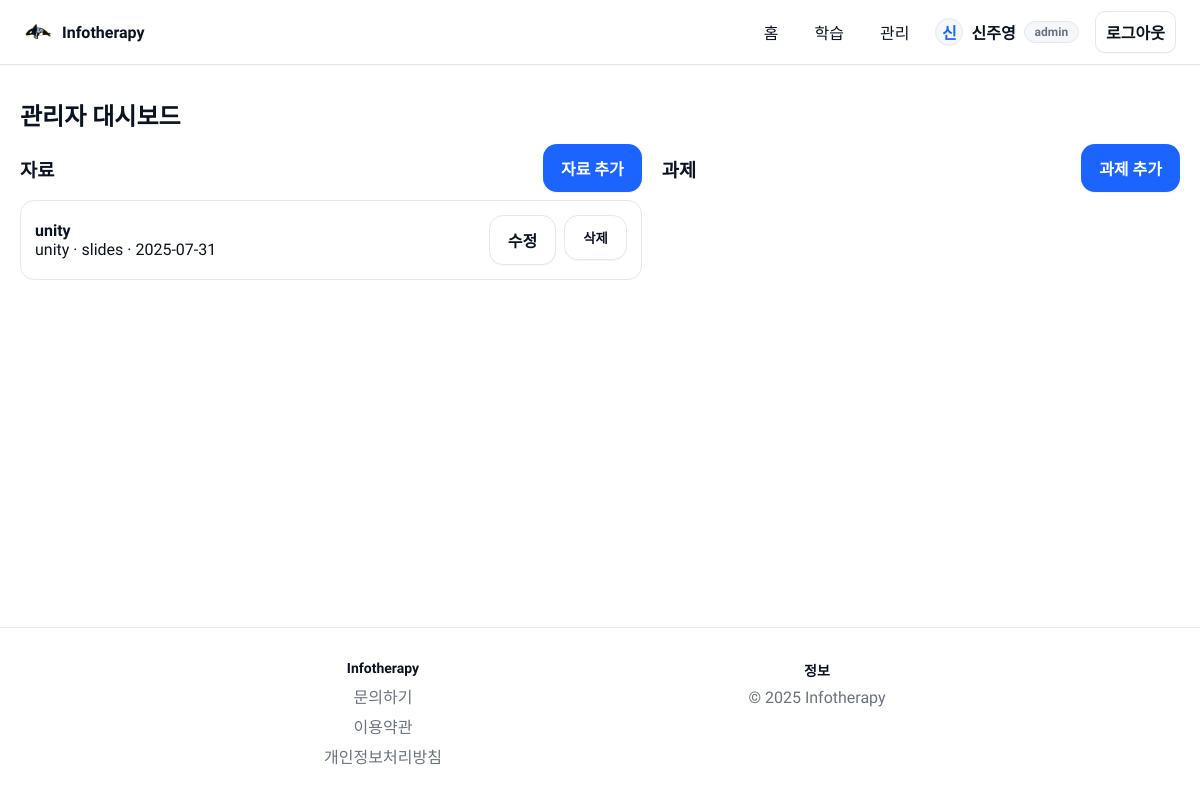
Page /admin (signed in) on the earlier database version.
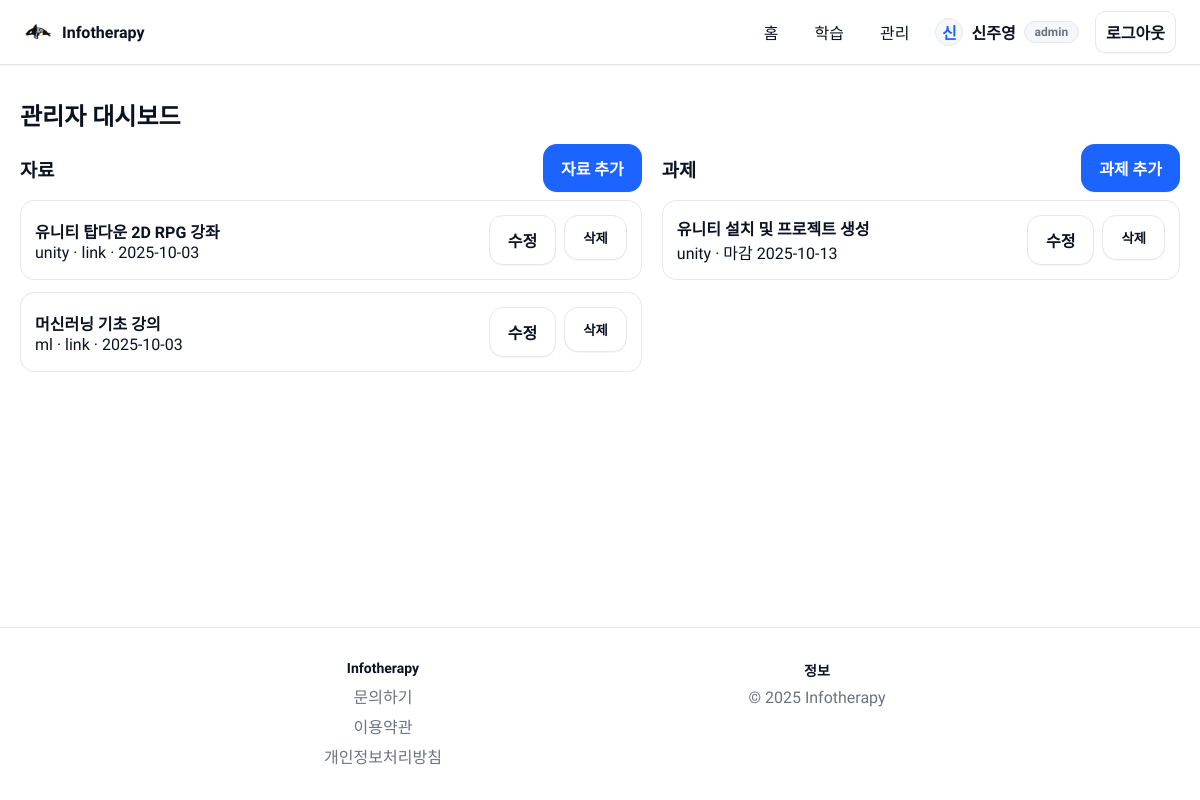
Same page on the later database version.
### tables this page shows
CREATE TABLE materials (
              id INTEGER PRIMARY KEY AUTOINCREMENT,
              title TEXT NOT NULL,
              type TEXT,
              category TEXT,
              date TEXT,
              content TEXT
            );

CREATE TABLE assignments (
              id INTEGER PRIMARY KEY AUTOINCREMENT,
              title TEXT NOT NULL,
              due TEXT,
              description TEXT,
              category TEXT
            );

### app.py (the view)
    @app.route("/admin")
    @admin_required
    def admin_dashboard():
        with get_db() as cx:
            materials = cx.execute("SELECT id, title, category, type, date FROM materials ORDER BY date DESC").fetchall()
            assignments = cx.execute("SELECT id, title, category, due FROM assignments ORDER BY due ASC").fetchall()
        return render_template("admin_dashboard.html", materials=materials, assignments=assignments)

### templates/admin_dashboard.html (shortened to what this page needs)
{% extends 'base.html' %}
{% block content %}
  <h2 style="margin:0 0 12px;">관리자 대시보드</h2>
  <div class="two-col">
    <section>
      <div style="display:flex; justify-content:space-between; align-items:center; margin-bottom:8px;">
        <h3 style="margin:0;">자료</h3>
        <a class="btn btn-primary" href="{{ url_for('admin_material_new') }}">자료 추가</a>
      </div>
      <div class="list">
        {% for m in materials %}
          <div class="list-item">
            <div>
              <div style="font-weight:600;">{{ m['title'] }}</div>
              <div class="hint">{{ m['category'] }} · {{ m['type'] }} · {{ m['date'] }}</div>
            </div>
            <div style="display:flex; gap:8px;">
              <a class="btn btn-outline" href="{{ url_for('admin_material_edit', item_id=m['id']) }}">수정</a>
              <form method="post" action="{{ url_for('admin_material_delete', item_id=m['id']) }}">
                <button class="btn btn-outline" type="submit">삭제</button>
              </form>
            </div>
          </div>
        {% endfor %}
      </div>
    </section>
    <aside>
      <div style="display:flex; justify-content:space-between; align-items:center; margin-bottom:8px;">
        <h3 style="margin:0;">과제</h3>
        <a class="btn btn-primary" href="{{ url_for('admin_assignment_new') }}">과제 추가</a>
      </div>
      <div class="list">
        {% for a in assignments %}
          <div class="list-item">
            <div>
              <div style="font-weight:600;">{{ a['title'] }}</div>
              <div class="hint">{{ a['category'] }} · 마감 {{ a['due'] }}</div>
            </div>
            <div style="display:flex; gap:8px;">
              <a class="btn btn-outline" href="{{ url_for('admin_assignment_edit', item_id=a['id']) }}">수정</a>
              <form method="post" action="{{ url_for('admin_assignment_delete', item_id=a['id']) }}">
                <button class="btn btn-outline" type="submit">삭제</button>
              </form>
            </div>
          </div>
        {% endfor %}
      </div>
    </aside>
  </div>
{% endblock %}

Differences in the rows shown:
removed materials: title "unity", category "unity", type "slides", date "2025-07-31"
added materials: title "유니티 탑다운 2D RPG 강좌", category "unity", type "link", date "2025-10-03"
added materials: title "머신러닝 기초 강의", category "ml", type "link", date "2025-10-03"
added assignments: title "유니티 설치 및 프로젝트 생성", category "unity", due "2025-10-13"
